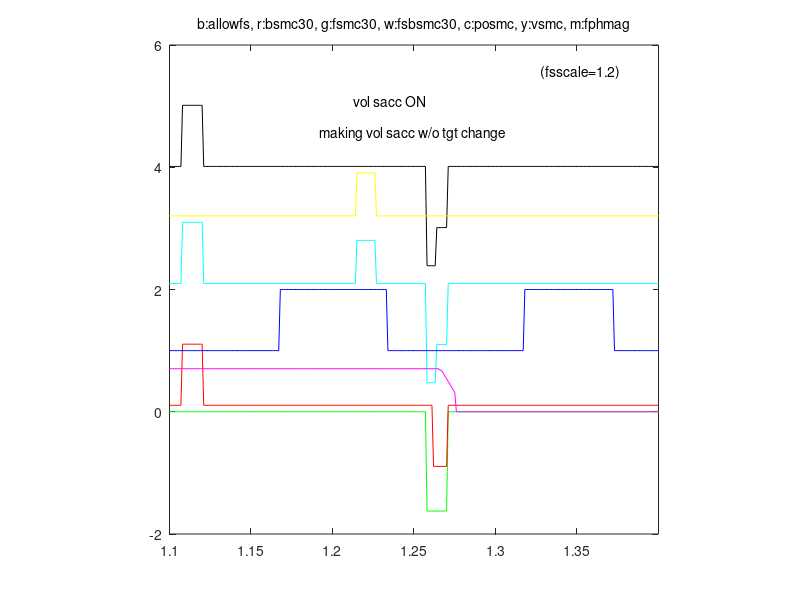

Here is the MATLAB script that generated this plot:
function fig = which_is_made()% This is the machine-generated representation of a Handle Graphics object% and its children.  Note that handle values may change when these objects% are re-created. This may cause problems with any callbacks written to% depend on the value of the handle at the time the object was saved.%% To reopen this object, just type the name of the M-file at the MATLAB% prompt. The M-file and its associated MAT-file must be on your path.load which_is_madeh0 = figure('Name','which_is_made.m (saved)', ...	'Position',[534 49 560 420], ...	'Tag','hotWind', ...	'UserData',[6950.001098632812 6949.001098632812 6947.001220703125]);h1 = axes('Parent',h0, ...	'Box','on', ...	'CameraUpVector',[0 1 0], ...	'ColorOrder',mat0, ...	'NextPlot','add', ...	'Position',[0.13 0.11 0.7749999999999999 0.8149999999999999], ...	'UserData',mat1, ...	'XLim',[1.1 1.4], ...	'XLimMode','manual', ...	'YLim',[-2 6], ...	'YLimMode','manual', ...	'ZLim',[-1 1], ...	'ZLimMode','manual', ...	'DefaulttextUnits','data');h2 = line('Parent',h1, ...	'Color',[0 1 0], ...	'Tag','6947.00122070312', ...	'XData',mat2, ...	'YData',mat3);h2 = line('Parent',h1, ...	'Color',[1 0 0], ...	'Tag','6949.00109863281', ...	'XData',mat4, ...	'YData',mat5);h2 = line('Parent',h1, ...	'Color',[0 1 1], ...	'Tag','6950.00109863281', ...	'XData',mat6, ...	'YData',mat7);h2 = text('Parent',h1, ...	'HandleVisibility','off', ...	'HorizontalAlignment','center', ...	'Position',mat8, ...	'UserData',0.001, ...	'VerticalAlignment','cap');set(get(h2,'Parent'),'XLabel',h2);h2 = text('Parent',h1, ...	'HandleVisibility','off', ...	'HorizontalAlignment','center', ...	'Position',mat9, ...	'Rotation',90, ...	'VerticalAlignment','baseline');set(get(h2,'Parent'),'YLabel',h2);h2 = text('Parent',h1, ...	'HandleVisibility','off', ...	'HorizontalAlignment','right', ...	'Position',mat10, ...	'Visible','off');set(get(h2,'Parent'),'ZLabel',h2);h2 = text('Parent',h1, ...	'HandleVisibility','off', ...	'HorizontalAlignment','center', ...	'Position',mat11, ...	'String','b:allowfs, r:bsmc30, g:fsmc30, w:fsbsmc30, c:posmc, y:vsmc, m:fphmag', ...	'VerticalAlignment','bottom');set(get(h2,'Parent'),'Title',h2);h2 = line('Parent',h1, ...	'Color',[0 0 1], ...	'XData',mat12, ...	'YData',mat13);h2 = line('Parent',h1, ...	'XData',mat14, ...	'YData',mat15);h2 = line('Parent',h1, ...	'Color',[1 0 1], ...	'XData',mat16, ...	'YData',mat17);h2 = line('Parent',h1, ...	'Color',[1 1 0], ...	'XData',mat18, ...	'YData',mat19);h2 = text('Parent',h1, ...	'Position',[1.212672811059908 4.994152046783625 0], ...	'String','vol sacc ON', ...	'VerticalAlignment','baseline');h2 = text('Parent',h1, ...	'Position',[1.191935483870968 4.47953216374269 0], ...	'String','making vol sacc w/o tgt change', ...	'VerticalAlignment','baseline');h2 = text('Parent',h1, ...	'Position',mat20, ...	'String','(fsscale=1.2)', ...	'VerticalAlignment','baseline');if nargout > 0, fig = h0; end